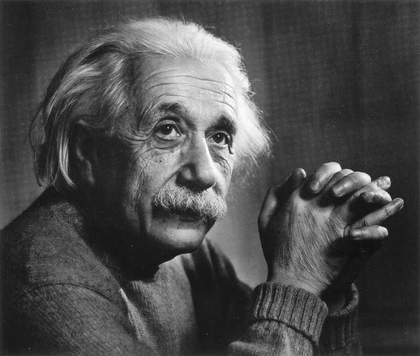
%> input picture Assignment 6/2/a.tif, 420 x 356 px, shrunk from 800 x 679 before the run
$ octave Q2_99210294.m   (GNU Octave 9; MATLAB toolbox functions it lacks are replaced by stand-ins)
%> lines starting %> are read from the running program, lines starting %| are printed output that depends on the picture
clear all;
close all;
main();
% [6 lines not run here, left out]
function main()
    image = im2double(imread("a.tif"));% read image
%> image: size 356x420 double; min 0.051, max 1, mean 0.294
    D0 = 40;
    n = 3;
    noise_freq = [0.1 -150 -150;0.4 -150 150;0.3 -300 -150;0.2 -300 150];
    [noisyImage , filter] = partA(image , D0 , n , noise_freq);
    partB(noisyImage , filter);
end

%%%%%%%%%%%%%%%%%%%%%%%%%%%%%%%%%%%%%%%%%%%%%%%%%%%%%%%%%%% partA %%%%%%%%%%%%%%%%%%%%%%%%%%%%%%%%%%%%%%%%%%%%%%%%%%%%%%%%%%%%%%%%
%%% This function adds serveral noise to image and designs a multiple notch filter                                             %%%
%%% input(s) : {image : original image , D0 : cutoff frequency , n : order of butterworth filter}                              %%%
%%% output(s) : {noisyImage : image with noise , filter : generated butterworth mutiple notch filter}                          %%%
%%%%%%%%%%%%%%%%%%%%%%%%%%%%%%%%%%%%%%%%%%%%%%%%%%%%%%%%%%%%%%%%%%%%%%%%%%%%%%%%%%%%%%%%%%%%%%%%%%%%%%%%%%%%%%%%%%%%%%%%%%%%%%%%%%
function [noisyImage , filter] = partA(image , D0 , n , noise_freq)
%> called with D0 = 40, n = 3
    M = size(image , 1);% height of the image
%> M = 356
    N = size(image , 2);% width of the image
%> N = 420
    noisyImage = addNoiseToImage(image , noise_freq);%create noisy image

    imageDft = fft2(concentrateSpectrum(noisyImage));% discrete furier transform of noisy image
    spectrum = abs(imageDft);% spectrum of noisy image
    logSpectrum = uint8(normalizeMatrix(log(1 + spectrum) , 0 , 255));%get log from spectrum to display it simply

    [x , y] = getNoisePoints(M , N ,logSpectrum);%input noise points
    filter = getMutipleNotchFilter(M , N , x , y , D0 , n);%design multiple notch filter
end

%%%%%%%%%%%%%%%%%%%%%%%%%%%%%%%%%%%%%%%%%%%%%%%%%%%%%%%%%%% partB %%%%%%%%%%%%%%%%%%%%%%%%%%%%%%%%%%%%%%%%%%%%%%%%%%%%%%%%%%%%%%%%
%%% This function removes all noises in one pass using mutiple notch filter                                                    %%%
%%% input(s) : {noisyImage : created noisy image , filter : butterworth mutiple notch filter}                                  %%%
%%% output(s) : {}                                                                                                             %%%
%%%%%%%%%%%%%%%%%%%%%%%%%%%%%%%%%%%%%%%%%%%%%%%%%%%%%%%%%%%%%%%%%%%%%%%%%%%%%%%%%%%%%%%%%%%%%%%%%%%%%%%%%%%%%%%%%%%%%%%%%%%%%%%%%%
function partB(noisyImage , filter)
    imageDft = fft2(concentrateSpectrum(noisyImage));% discrete furier transform of noisy image
    spectrum = abs(imageDft);% spectrum of noisy image
    logSpectrum = uint8(normalizeMatrix(log(1 + spectrum) , 0 , 255));%get log from spectrum to display it simply

    filteredSpec = imageDft  .* filter;% filter spectrum using given filter

    subplot(221);
    imshow(noisyImage , []);
    title("The noisy image")

    subplot(222);
    imshow(logSpectrum, []);
    title("Spectrum of the noisy image")

    subplot(223);
    imshow(uint8(normalizeMatrix(log(filteredSpec + 1) , 0 , 255)));
    title("Spectrum of the noisy image multiplied by notch filter")

    subplot(224);
    imshow(concentrateSpectrum(ifft2(filteredSpec)), []);
    title("Restored image")
end

%%%%%%%%%%%%%%%%%%%%%%%%%%%%%%%%%%%%%%%%%%%%%%%%%%%%%% getNoisePoints %%%%%%%%%%%%%%%%%%%%%%%%%%%%%%%%%%%%%%%%%%%%%%%%%%%%%%%%%%%%%
%%% This function inputs x and y of each noise in the spectrum domain                                                           %%%
%%% input(s) : {M : height of the noise plane , N : width of the noise plane , logSpectrum : log of spectrum of the noisy image}%%%
%%% output(s) : {x : verctor of y-value of points , y : verctor of y-value of points }                                          %%%
%%%%%%%%%%%%%%%%%%%%%%%%%%%%%%%%%%%%%%%%%%%%%%%%%%%%%%%%%%%%%%%%%%%%%%%%%%%%%%%%%%%%%%%%%%%%%%%%%%%%%%%%%%%%%%%%%%%%%%%%%%%%%%%%%%%
function [x , y] = getNoisePoints(M , N , logSpectrum)
    if isfile("xy.mat")%check if file of points exists
        flag = input("Do you want to design notch filters manually ? \n");
        if flag == 1% if user wants to select points :
            imshow (logSpectrum)%show spectrum
            [y , x] = getpts;%get points of noises on the image
            x = x - M/2;%calcualte x relative to center of plane
            y = y - N/2;%calcualte y relative to center of plane
            save("xy.mat" , 'x' , 'y')%save selected points for further use
            close all;
        else%if user dosen't want to select points himself
            load("xy.mat");
        end
    else% if not recent file of points exists:
        flag = input("Do you want to design notch filters manually ? \n");
        if flag == 1
            imshow (logSpectrum)
            [y , x] = getpts;
            x = x - M/2;
            y = y - N/2;
            save("xy.mat" , 'x' , 'y')
        end
    end
end

%%%%%%%%%%%%%%%%%%%%%%%%%%%%%%%%%%%%%%%%%%%%%%%%%%%%%% getMutipleNotchFilter %%%%%%%%%%%%%%%%%%%%%%%%%%%%%%%%%%%%%%%%%%%%%%%%%%%%%%%%%%%%%
%%% This function generates notch filter according to equation 4-10-5 of text book                                                     %%%
%%% input(s) : {filterHieght : same as name! , filterWidth : same as name! ,                                                           %%%
%%% x : selected points x-value , y : selected points y-value , D0 : cut off freq. , n : order of butterworth}                         %%%
%%% output(s) : {x : verctor of y-value of points , y : verctor of y-value of points }                                                 %%%
%%%%%%%%%%%%%%%%%%%%%%%%%%%%%%%%%%%%%%%%%%%%%%%%%%%%%%%%%%%%%%%%%%%%%%%%%%%%%%%%%%%%%%%%%%%%%%%%%%%%%%%%%%%%%%%%%%%%%%%%%%%%%%%%%%%%%%%%%%
function filter = getMutipleNotchFilter(filterHeight , filterWidth , x , y , D0 , order)

    filter = ones(filterHeight , filterWidth);%create filter holder
    for k = 1:length(x)

        u = floor(x(k));
        v = floor(y(k));

        D1 = zeros(size(image));% distance of pixels from center
        D2 = zeros(size(image));% distance of pixels from center of symmetric point
        for i = 1:filterHeight
            for j = 1:filterWidth
                D1(i,j) = sqrt((i- filterHeight/2 - u)^2+(j- filterWidth/2 - v)^2) + eps;
                D2(i,j) = sqrt((i- filterHeight/2 + u)^2+(j- filterWidth/2 + v)^2) + eps;
            end
        end

        filter = filter .* (1 ./ (1 + (D0 ./ D1).^2*order)) .* (1 ./ (1 + (D0 ./ D2).^2*order));

    end

    filter(filter < 0.1) = 0;
end

%%%%%%%%%%%%%%%%%%%%%%%%%%%%%%%%%%%%%%% addNoiseToImage %%%%%%%%%%%%%%%%%%%%%%%%%%%%%%%%%%%%%%%%%
%%% This function adds periodic sinusoidal noise to image in spatial domain                   %%%
%%% input(s) : {image : given image}                                                          %%%
%%% output(s) : {noisyImage : noisy image }                                                   %%%
%%%%%%%%%%%%%%%%%%%%%%%%%%%%%%%%%%%%%%%%%%%%%%%%%%%%%%%%%%%%%%%%%%%%%%%%%%%%%%%%%%%%%%%%%%%%%%%%%
function noisyImage = addNoiseToImage(image , noise_freq)
    noisyImage = image;
    for i = 1:size(noise_freq , 1)
        sinFilter = zeros(size(image));
        noiseAmputude = noise_freq(i , 1);
        noiseXFrequency = noise_freq(i , 2);
        noiseYFrequency = noise_freq(i , 3);
        for x = 1:size(image,1)
            for y = 1:size(image,2)
                sinFilter(x,y) = noiseAmputude*sin(2*pi*noiseXFrequency*x/size(image , 2) + 2*pi*noiseYFrequency*y/size(image , 1));
            end
        end
        noisyImage = noisyImage + sinFilter;% add noise to image
    end
%> this loop made 4 passes
%> pass 3, in addNoiseToImage, `noisyImage = noisyImage + sinFilter;`:
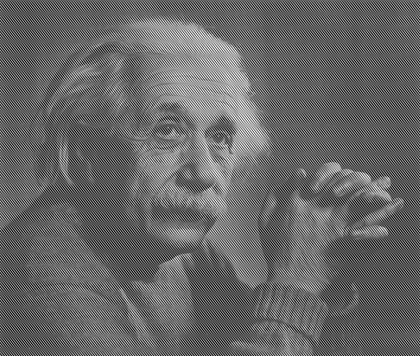
%> noisyImage: size 356x420 double; min -0.658, max 1.69, mean 0.294; drawn with min black and max white
%> after the loop:
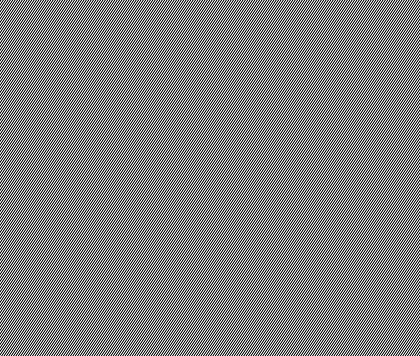
%> sinFilter: size 356x420 double; min -0.2, max 0.2, mean 1.37e-07; drawn with min black and max white
end

%%%%%%%%%%%%%%%%%%%%%%%%%%%%%%%%%%%%% concentrateSpectrum %%%%%%%%%%%%%%%%%%%%%%%%%%%%%%%%%%%%%%%
%%% This function mutiplies image to -1^(x+y)                                                 %%%
%%% input(s) : {inputImage : given image}                                                     %%%
%%% output(s) : {resultImage : result of multiplication}                                      %%%
%%%%%%%%%%%%%%%%%%%%%%%%%%%%%%%%%%%%%%%%%%%%%%%%%%%%%%%%%%%%%%%%%%%%%%%%%%%%%%%%%%%%%%%%%%%%%%%%%
function resultImage = concentrateSpectrum(inputImage)
    resultImage = inputImage;
    for i = 1:size(resultImage,1)
        for j =1:size(resultImage,2)
            resultImage(i,j) = resultImage(i,j) * (-1)^(i+j);
        end
    end
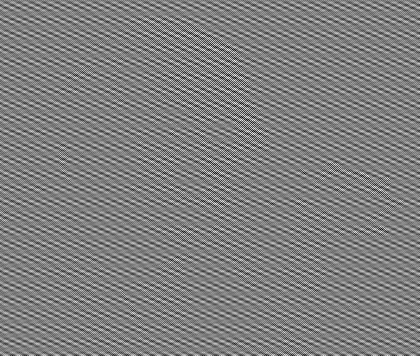
%> resultImage: size 356x420 double; min -1.86, max 1.85, mean -1.41e-05; drawn with min black and max white
end

%%%%%%%%%%%%%%%%%%%%%%%%%%%%%%%%%%%%%% normalizeMatrix %%%%%%%%%%%%%%%%%%%%%%%%%%%%%%%%%%%%%%%%%%
%%% This function scale matrix values to range [minVal maxVal]                                %%%
%%% input(s) : {X : given matrix , minVal : start of range , maxVal : end of range}           %%%
%%% output(s) : {result : result of normalization}                                            %%%
%%%%%%%%%%%%%%%%%%%%%%%%%%%%%%%%%%%%%%%%%%%%%%%%%%%%%%%%%%%%%%%%%%%%%%%%%%%%%%%%%%%%%%%%%%%%%%%%%
function result =  normalizeMatrix(X , minVal , maxVal)
%> called with minVal = 0, maxVal = 255
    X = X - min(min(X));
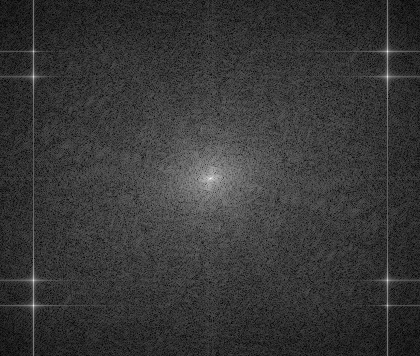
%> X: size 356x420 double; min 0, max 10.66, mean 2.33; drawn with min black and max white
    result = minVal + (maxVal-minVal)* X / max(max(X));
%> the answer given: 3
%> in partA, `[x , y] = getNoisePoints(M , N ,logSpectrum);`: x = [-255.8; -126.6; -252.7; -127.6]; y = [-175.6; -174.5; 178.6; 175.5]
%> the run ends on the next line
end
